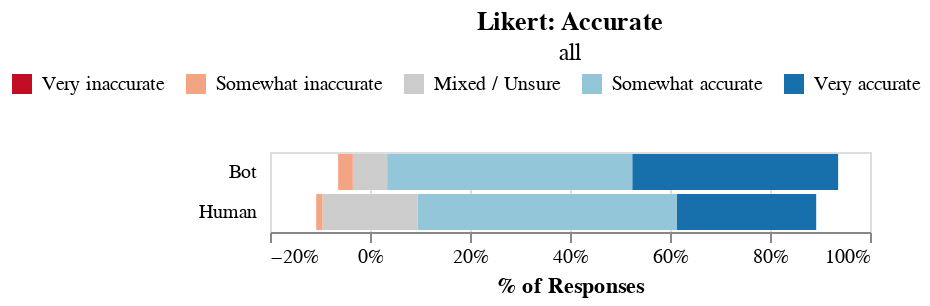
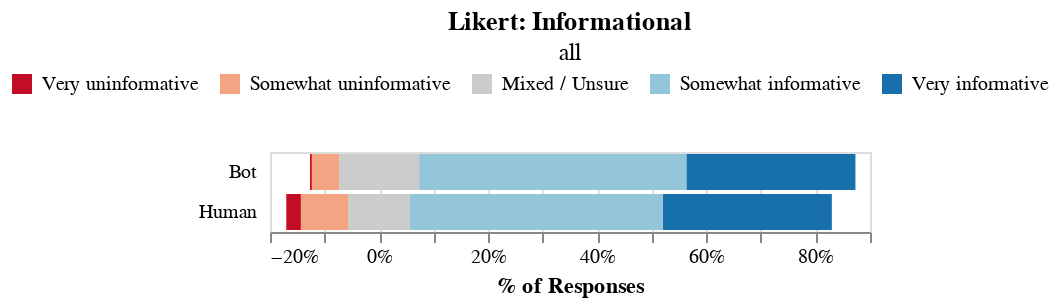
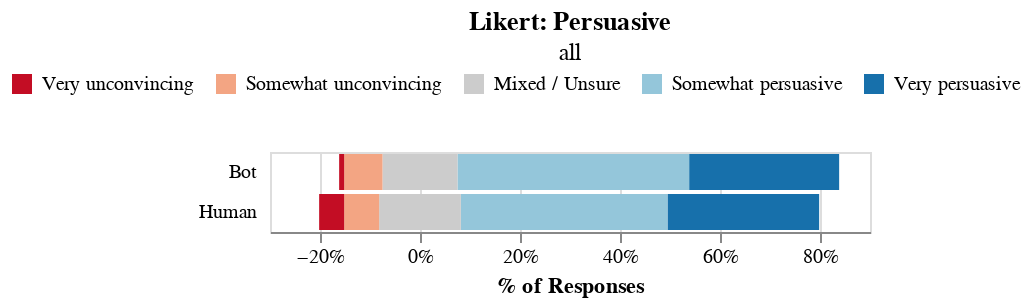
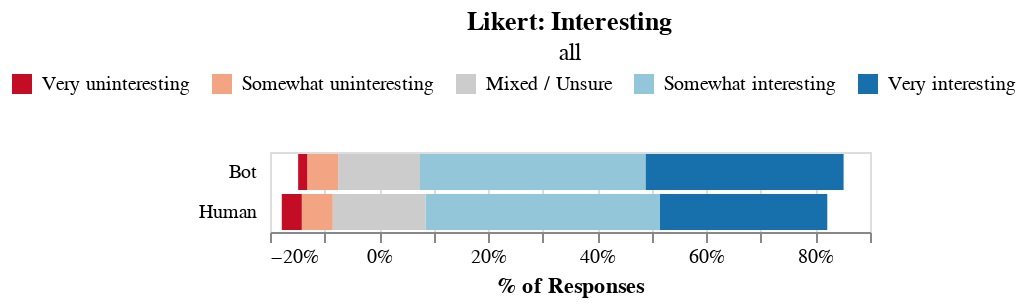

Notebook code for these charts, in order:
### Code cell
charts_topcenter['Likert: Accurate']['all']
charts_topcenter['Likert: Informational']['all']
charts_topcenter['Likert: Persuasive']['all']
charts_topcenter['Likert: Interesting']['all']

### Figure 1 — Vega-Lite specification as saved in the notebook (floating-point values rounded to 4 significant figures)
{"config": {"view": {"continuousWidth": 300, "continuousHeight": 300}}, "data": {"name": "data-c1b690f8535da41acca49dc81eeae8ce"}, "mark": {"type": "bar"}, "encoding": {"color": {"field": "type", "legend": {"direction": "horizontal", "legendX": -130, "legendY": -40, "orient": "none", "titleAnchor": "middle"}, "scale": {"domain": ["Very inaccurate", "Somewhat inaccurate", "Mixed / Unsure", "Somewhat accurate", "Very accurate"], "range": ["#c30d24", "#f3a583", "#cccccc", "#94c6da", "#1770ab"]}, "title": "", "type": "nominal"}, "x": {"axis": {"format": "%"}, "field": "percentage_start", "title": "% of Responses", "type": "quantitative"}, "x2": {"field": "percentage_end"}, "y": {"axis": {"domain": false, "minExtent": 60, "offset": 5, "ticks": false, "title": ""}, "field": "question", "type": "nominal"}}, "title": {"text": "Likert: Accurate", "subtitle": ["all"]}, "$schema": "https://vega.github.io/schema/vega-lite/v5.8.0.json", "datasets": {"data-c1b690f8535da41acca49dc81eeae8ce": [{"x_filter": "all", "x_isbot": true, "x_likerttype": "acc", "question": "Bot", "type": "Very accurate", "value": 42, "percentage": 0.4118, "percentage_start": 0.5245, "percentage_end": 0.9363}, {"x_filter": "all", "x_isbot": true, "x_likerttype": "acc", "question": "Bot", "type": "Somewhat accurate", "value": 50, "percentage": 0.4902, "percentage_start": 0.0343, "percentage_end": 0.5245}, {"x_filter": "all", "x_isbot": true, "x_likerttype": "acc", "question": "Bot", "type": "Mixed / Unsure", "value": 7, "percentage": 0.06863, "percentage_start": -0.0343, "percentage_end": 0.0343}, {"x_filter": "all", "x_isbot": true, "x_likerttype": "acc", "question": "Bot", "type": "Somewhat inaccurate", "value": 3, "percentage": 0.02941, "percentage_start": -0.0637, "percentage_end": -0.0343}, {"x_filter": "all", "x_isbot": true, "x_likerttype": "acc", "question": "Bot", "type": "Very inaccurate", "value": 0, "percentage": 0.0, "percentage_start": -0.0637, "percentage_end": -0.0637}, {"x_filter": "all", "x_isbot": false, "x_likerttype": "acc", "question": "Human", "type": "Very accurate", "value": 22, "percentage": 0.2785, "percentage_start": 0.6139, "percentage_end": 0.8924}, {"x_filter": "all", "x_isbot": false, "x_likerttype": "acc", "question": "Human", "type": "Somewhat accurate", "value": 41, "percentage": 0.519, "percentage_start": 0.0949, "percentage_end": 0.6139}, {"x_filter": "all", "x_isbot": false, "x_likerttype": "acc", "question": "Human", "type": "Mixed / Unsure", "value": 15, "percentage": 0.1899, "percentage_start": -0.0949, "percentage_end": 0.0949}, {"x_filter": "all", "x_isbot": false, "x_likerttype": "acc", "question": "Human", "type": "Somewhat inaccurate", "value": 1, "percentage": 0.01266, "percentage_start": -0.1076, "percentage_end": -0.0949}, {"x_filter": "all", "x_isbot": false, "x_likerttype": "acc", "question": "Human", "type": "Very inaccurate", "value": 0, "percentage": 0.0, "percentage_start": -0.1076, "percentage_end": -0.1076}]}}

### Figure 2 — Vega-Lite specification as saved in the notebook (floating-point values rounded to 4 significant figures)
{"config": {"view": {"continuousWidth": 300, "continuousHeight": 300}}, "data": {"name": "data-795172e001ce90a4a192417829a42aac"}, "mark": {"type": "bar"}, "encoding": {"color": {"field": "type", "legend": {"direction": "horizontal", "legendX": -130, "legendY": -40, "orient": "none", "titleAnchor": "middle"}, "scale": {"domain": ["Very uninformative", "Somewhat uninformative", "Mixed / Unsure", "Somewhat informative", "Very informative"], "range": ["#c30d24", "#f3a583", "#cccccc", "#94c6da", "#1770ab"]}, "title": "", "type": "nominal"}, "x": {"axis": {"format": "%"}, "field": "percentage_start", "title": "% of Responses", "type": "quantitative"}, "x2": {"field": "percentage_end"}, "y": {"axis": {"domain": false, "minExtent": 60, "offset": 5, "ticks": false, "title": ""}, "field": "question", "type": "nominal"}}, "title": {"text": "Likert: Informational", "subtitle": ["all"]}, "$schema": "https://vega.github.io/schema/vega-lite/v5.8.0.json", "datasets": {"data-795172e001ce90a4a192417829a42aac": [{"x_filter": "all", "x_isbot": true, "x_likerttype": "inf", "question": "Bot", "type": "Very informative", "value": 93, "percentage": 0.31, "percentage_start": 0.5633, "percentage_end": 0.8733}, {"x_filter": "all", "x_isbot": true, "x_likerttype": "inf", "question": "Bot", "type": "Somewhat informative", "value": 147, "percentage": 0.49, "percentage_start": 0.0733, "percentage_end": 0.5633}, {"x_filter": "all", "x_isbot": true, "x_likerttype": "inf", "question": "Bot", "type": "Mixed / Unsure", "value": 44, "percentage": 0.1467, "percentage_start": -0.0733, "percentage_end": 0.0733}, {"x_filter": "all", "x_isbot": true, "x_likerttype": "inf", "question": "Bot", "type": "Somewhat uninformative", "value": 15, "percentage": 0.05, "percentage_start": -0.1233, "percentage_end": -0.0733}, {"x_filter": "all", "x_isbot": true, "x_likerttype": "inf", "question": "Bot", "type": "Very uninformative", "value": 1, "percentage": 0.003333, "percentage_start": -0.1266, "percentage_end": -0.1233}, {"x_filter": "all", "x_isbot": false, "x_likerttype": "inf", "question": "Human", "type": "Very informative", "value": 93, "percentage": 0.31, "percentage_start": 0.52, "percentage_end": 0.83}, {"x_filter": "all", "x_isbot": false, "x_likerttype": "inf", "question": "Human", "type": "Somewhat informative", "value": 139, "percentage": 0.4633, "percentage_start": 0.0567, "percentage_end": 0.52}, {"x_filter": "all", "x_isbot": false, "x_likerttype": "inf", "question": "Human", "type": "Mixed / Unsure", "value": 34, "percentage": 0.1133, "percentage_start": -0.0567, "percentage_end": 0.0567}, {"x_filter": "all", "x_isbot": false, "x_likerttype": "inf", "question": "Human", "type": "Somewhat uninformative", "value": 26, "percentage": 0.08667, "percentage_start": -0.1434, "percentage_end": -0.0567}, {"x_filter": "all", "x_isbot": false, "x_likerttype": "inf", "question": "Human", "type": "Very uninformative", "value": 8, "percentage": 0.02667, "percentage_start": -0.1701, "percentage_end": -0.1434}]}}

### Figure 3 — Vega-Lite specification as saved in the notebook (floating-point values rounded to 4 significant figures)
{"config": {"view": {"continuousWidth": 300, "continuousHeight": 300}}, "data": {"name": "data-cfb0654d0f1c5da6e1e47e750bb197c2"}, "mark": {"type": "bar"}, "encoding": {"color": {"field": "type", "legend": {"direction": "horizontal", "legendX": -130, "legendY": -40, "orient": "none", "titleAnchor": "middle"}, "scale": {"domain": ["Very unconvincing", "Somewhat unconvincing", "Mixed / Unsure", "Somewhat persuasive", "Very persuasive"], "range": ["#c30d24", "#f3a583", "#cccccc", "#94c6da", "#1770ab"]}, "title": "", "type": "nominal"}, "x": {"axis": {"format": "%"}, "field": "percentage_start", "title": "% of Responses", "type": "quantitative"}, "x2": {"field": "percentage_end"}, "y": {"axis": {"domain": false, "minExtent": 60, "offset": 5, "ticks": false, "title": ""}, "field": "question", "type": "nominal"}}, "title": {"text": "Likert: Persuasive", "subtitle": ["all"]}, "$schema": "https://vega.github.io/schema/vega-lite/v5.8.0.json", "datasets": {"data-cfb0654d0f1c5da6e1e47e750bb197c2": [{"x_filter": "all", "x_isbot": true, "x_likerttype": "per", "question": "Bot", "type": "Very persuasive", "value": 90, "percentage": 0.3, "percentage_start": 0.5383, "percentage_end": 0.8383}, {"x_filter": "all", "x_isbot": true, "x_likerttype": "per", "question": "Bot", "type": "Somewhat persuasive", "value": 139, "percentage": 0.4633, "percentage_start": 0.075, "percentage_end": 0.5383}, {"x_filter": "all", "x_isbot": true, "x_likerttype": "per", "question": "Bot", "type": "Mixed / Unsure", "value": 45, "percentage": 0.15, "percentage_start": -0.075, "percentage_end": 0.075}, {"x_filter": "all", "x_isbot": true, "x_likerttype": "per", "question": "Bot", "type": "Somewhat unconvincing", "value": 23, "percentage": 0.07667, "percentage_start": -0.1517, "percentage_end": -0.075}, {"x_filter": "all", "x_isbot": true, "x_likerttype": "per", "question": "Bot", "type": "Very unconvincing", "value": 3, "percentage": 0.01, "percentage_start": -0.1617, "percentage_end": -0.1517}, {"x_filter": "all", "x_isbot": false, "x_likerttype": "per", "question": "Human", "type": "Very persuasive", "value": 91, "percentage": 0.3033, "percentage_start": 0.495, "percentage_end": 0.7983}, {"x_filter": "all", "x_isbot": false, "x_likerttype": "per", "question": "Human", "type": "Somewhat persuasive", "value": 124, "percentage": 0.4133, "percentage_start": 0.0817, "percentage_end": 0.495}, {"x_filter": "all", "x_isbot": false, "x_likerttype": "per", "question": "Human", "type": "Mixed / Unsure", "value": 49, "percentage": 0.1633, "percentage_start": -0.0817, "percentage_end": 0.0817}, {"x_filter": "all", "x_isbot": false, "x_likerttype": "per", "question": "Human", "type": "Somewhat unconvincing", "value": 21, "percentage": 0.07, "percentage_start": -0.1517, "percentage_end": -0.0817}, {"x_filter": "all", "x_isbot": false, "x_likerttype": "per", "question": "Human", "type": "Very unconvincing", "value": 15, "percentage": 0.05, "percentage_start": -0.2017, "percentage_end": -0.1517}]}}

### Figure 4 — Vega-Lite specification as saved in the notebook (floating-point values rounded to 4 significant figures)
{"config": {"view": {"continuousWidth": 300, "continuousHeight": 300}}, "data": {"name": "data-04bc49a8c023e6a53756d20bf909b68a"}, "mark": {"type": "bar"}, "encoding": {"color": {"field": "type", "legend": {"direction": "horizontal", "legendX": -130, "legendY": -40, "orient": "none", "titleAnchor": "middle"}, "scale": {"domain": ["Very uninteresting", "Somewhat uninteresting", "Mixed / Unsure", "Somewhat interesting", "Very interesting"], "range": ["#c30d24", "#f3a583", "#cccccc", "#94c6da", "#1770ab"]}, "title": "", "type": "nominal"}, "x": {"axis": {"format": "%"}, "field": "percentage_start", "title": "% of Responses", "type": "quantitative"}, "x2": {"field": "percentage_end"}, "y": {"axis": {"domain": false, "minExtent": 60, "offset": 5, "ticks": false, "title": ""}, "field": "question", "type": "nominal"}}, "title": {"text": "Likert: Interesting", "subtitle": ["all"]}, "$schema": "https://vega.github.io/schema/vega-lite/v5.8.0.json", "datasets": {"data-04bc49a8c023e6a53756d20bf909b68a": [{"x_filter": "all", "x_isbot": true, "x_likerttype": "int", "question": "Bot", "type": "Very interesting", "value": 109, "percentage": 0.3633, "percentage_start": 0.4883, "percentage_end": 0.8516}, {"x_filter": "all", "x_isbot": true, "x_likerttype": "int", "question": "Bot", "type": "Somewhat interesting", "value": 124, "percentage": 0.4133, "percentage_start": 0.075, "percentage_end": 0.4883}, {"x_filter": "all", "x_isbot": true, "x_likerttype": "int", "question": "Bot", "type": "Mixed / Unsure", "value": 45, "percentage": 0.15, "percentage_start": -0.075, "percentage_end": 0.075}, {"x_filter": "all", "x_isbot": true, "x_likerttype": "int", "question": "Bot", "type": "Somewhat uninteresting", "value": 17, "percentage": 0.05667, "percentage_start": -0.1317, "percentage_end": -0.075}, {"x_filter": "all", "x_isbot": true, "x_likerttype": "int", "question": "Bot", "type": "Very uninteresting", "value": 5, "percentage": 0.01667, "percentage_start": -0.1484, "percentage_end": -0.1317}, {"x_filter": "all", "x_isbot": false, "x_likerttype": "int", "question": "Human", "type": "Very interesting", "value": 92, "percentage": 0.3067, "percentage_start": 0.515, "percentage_end": 0.8217}, {"x_filter": "all", "x_isbot": false, "x_likerttype": "int", "question": "Human", "type": "Somewhat interesting", "value": 129, "percentage": 0.43, "percentage_start": 0.085, "percentage_end": 0.515}, {"x_filter": "all", "x_isbot": false, "x_likerttype": "int", "question": "Human", "type": "Mixed / Unsure", "value": 51, "percentage": 0.17, "percentage_start": -0.085, "percentage_end": 0.085}, {"x_filter": "all", "x_isbot": false, "x_likerttype": "int", "question": "Human", "type": "Somewhat uninteresting", "value": 17, "percentage": 0.05667, "percentage_start": -0.1417, "percentage_end": -0.085}, {"x_filter": "all", "x_isbot": false, "x_likerttype": "int", "question": "Human", "type": "Very uninteresting", "value": 11, "percentage": 0.03667, "percentage_start": -0.1784, "percentage_end": -0.1417}]}}
